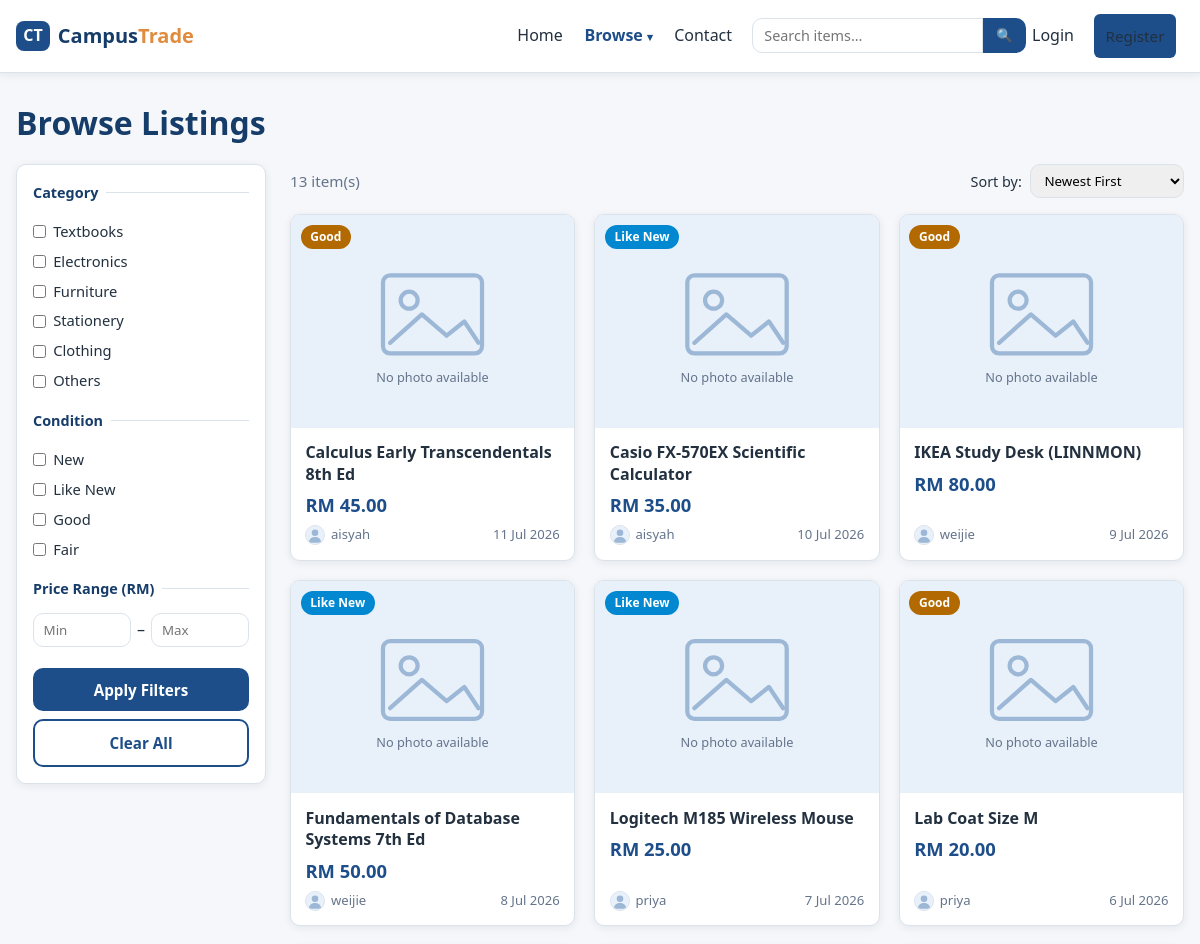
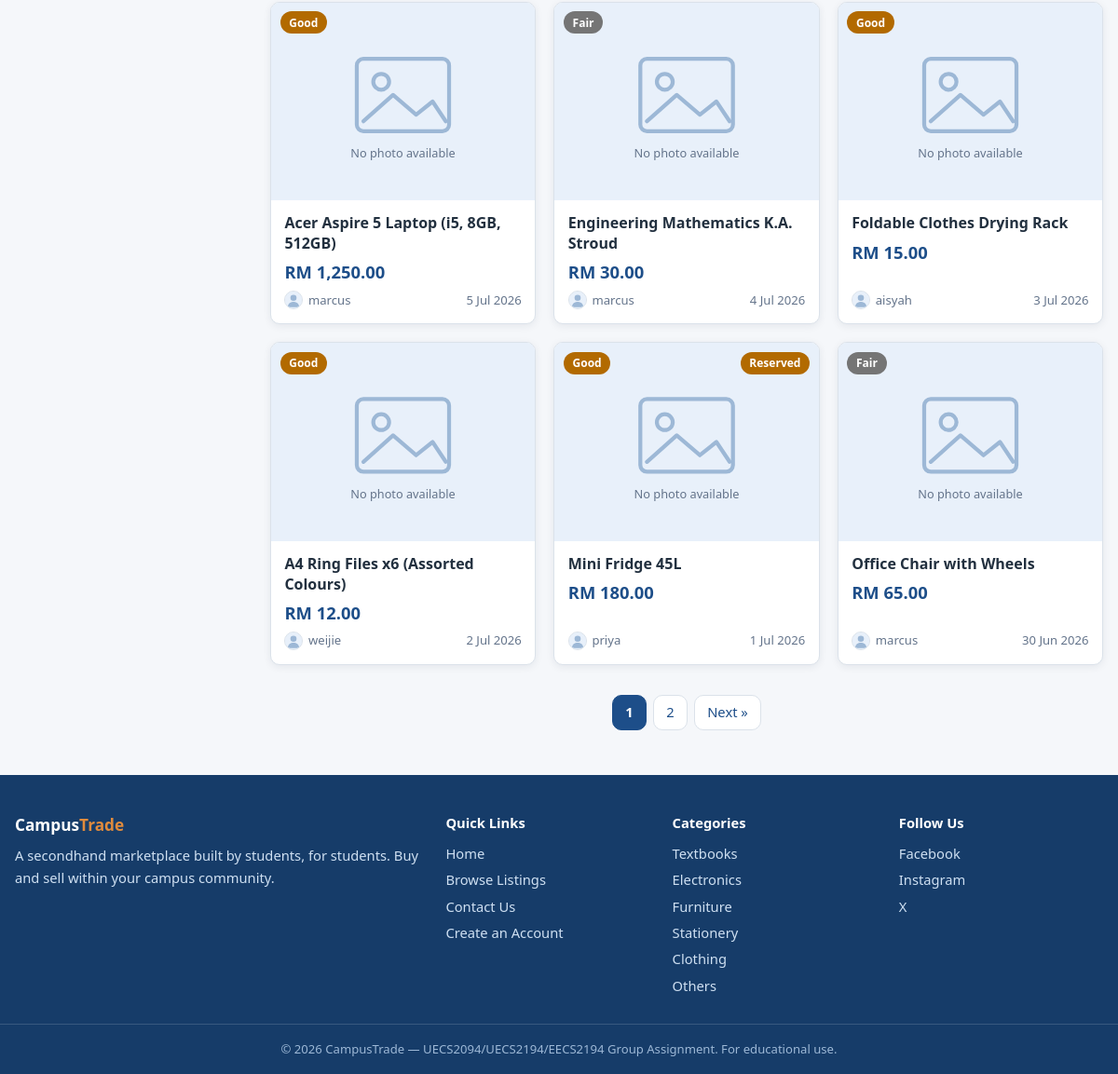
Screenshot of /browse.php with the database file from the repository (2 pictures, top to bottom).
### tables this page shows
CREATE TABLE listings (
  listing_id     INT AUTO_INCREMENT PRIMARY KEY,
  user_id        INT NOT NULL,
  title          VARCHAR(100) NOT NULL,
  description    TEXT NOT NULL,
  price          DECIMAL(10,2) NOT NULL,
  category       VARCHAR(50) NOT NULL,
  item_condition ENUM('New','Like New','Good','Fair') NOT NULL,
  image          VARCHAR(255) NULL,
  status         ENUM('Available','Sold','Reserved') NOT NULL DEFAULT 'Available',
  created_at     DATETIME NOT NULL DEFAULT CURRENT_TIMESTAMP,
  updated_at     DATETIME NULL ON UPDATE CURRENT_TIMESTAMP,
  CONSTRAINT fk_listings_user FOREIGN KEY (user_id)
    REFERENCES users(user_id) ON DELETE CASCADE
);

CREATE TABLE users (
  user_id       INT AUTO_INCREMENT PRIMARY KEY,
  username      VARCHAR(50)  NOT NULL UNIQUE,
  email         VARCHAR(100) NOT NULL UNIQUE,
  password      VARCHAR(255) NOT NULL,
  phone         VARCHAR(20)  NULL,
  profile_image VARCHAR(255) NOT NULL DEFAULT 'default.png',
  qr_image      VARCHAR(255) NULL,
  role          ENUM('user','admin') NOT NULL DEFAULT 'user',
  created_at    DATETIME NOT NULL DEFAULT CURRENT_TIMESTAMP
);

### includes/functions.php (called while the page is built, shortened)
<?php
function e(?string $value): string
{
    return htmlspecialchars($value ?? '', ENT_QUOTES, 'UTF-8');
}
function format_price(float $price): string
{
    return 'RM ' . number_format($price, 2);
}
function format_date(string $datetime): string
{
    return date('j M Y', strtotime($datetime));
}
function condition_class(string $condition): string
{
    return 'badge-' . strtolower(str_replace(' ', '-', $condition));
}
function listing_image(?string $image): string
{
    return 'images/placeholder.svg';
}
function user_avatar(?string $image): string
{
    return 'images/avatar.svg';
}
function build_query(array $overrides): string
{
    $params = array_merge($_GET, $overrides);
    $params = array_filter($params, fn($v) => $v !== '' && $v !== null);
    return http_build_query($params);
}

### browse.php (the view, shortened to what this page needs)
<?php
require_once __DIR__ . '/includes/db.php';
$raw_category = $_GET['category'] ?? [];
$selected_categories = is_array($raw_category) ? $raw_category : [$raw_category];
$selected_categories = array_values(array_intersect($selected_categories, CATEGORIES));
$raw_condition = $_GET['condition'] ?? [];
$selected_conditions = is_array($raw_condition) ? $raw_condition : [$raw_condition];
$selected_conditions = array_values(array_intersect($selected_conditions, CONDITIONS));
$min_price = ($_GET['min_price'] ?? '') !== '' ? max(0, (float) $_GET['min_price']) : null;
$max_price = ($_GET['max_price'] ?? '') !== '' ? max(0, (float) $_GET['max_price']) : null;
$sort_options = [
    'newest'     => ['label' => 'Newest First',       'sql' => 'l.created_at DESC'],
    'price_asc'  => ['label' => 'Price: Low to High', 'sql' => 'l.price ASC'],
    'price_desc' => ['label' => 'Price: High to Low', 'sql' => 'l.price DESC'],
];
$sort = isset($sort_options[$_GET['sort'] ?? '']) ? $_GET['sort'] : 'newest';
$page = max(1, (int) ($_GET['page'] ?? 1));
$where  = ["l.status <> 'Sold'"];
$params = [];
$types  = '';
$where_sql = implode(' AND ', $where);
$stmt = $conn->prepare("SELECT COUNT(*) FROM listings l WHERE $where_sql");
$stmt->execute();
$total_items = (int) $stmt->get_result()->fetch_row()[0];
$total_pages = max(1, (int) ceil($total_items / ITEMS_PER_PAGE));
$page = min($page, $total_pages);
$offset = ($page - 1) * ITEMS_PER_PAGE;
$sql = "SELECT l.listing_id, l.title, l.price, l.item_condition, l.image, l.status, l.created_at, u.username, u.profile_image
        FROM listings l
        JOIN users u ON l.user_id = u.user_id
        WHERE $where_sql
        ORDER BY {$sort_options[$sort]['sql']}
        LIMIT ? OFFSET ?";
$stmt = $conn->prepare($sql);
$limit = ITEMS_PER_PAGE;
$page_params = $params;
$page_params[] = $limit;
$page_params[] = $offset;
$page_types = $types . 'ii';
$stmt->bind_param($page_types, ...$page_params);
$stmt->execute();
$listings = $stmt->get_result()->fetch_all(MYSQLI_ASSOC);
require_once __DIR__ . '/includes/header.php';
?>
<div class="container">
    <h1 class="page-title">Browse Listings</h1>
    <div class="browse-layout">
        <aside class="filter-sidebar">
            <form method="get" action="browse.php" class="filter-form" id="filterForm">
                <fieldset>
                    <legend>Category</legend>
                    <?php foreach (CATEGORIES as $cat): ?>
                        <label class="checkbox-label">
                            <input type="checkbox" name="category[]" value="<?= e($cat) ?>"
                                <?= in_array($cat, $selected_categories, true) ? 'checked' : '' ?>>
                            <?= e($cat) ?>
                        </label>
                    <?php endforeach; ?>
                </fieldset>
                <fieldset>
                    <legend>Condition</legend>
                    <?php foreach (CONDITIONS as $cond): ?>
                        <label class="checkbox-label">
                            <input type="checkbox" name="condition[]" value="<?= e($cond) ?>"
                                <?= in_array($cond, $selected_conditions, true) ? 'checked' : '' ?>>
                            <?= e($cond) ?>
                        </label>
                    <?php endforeach; ?>
                </fieldset>
                <fieldset>
                    <legend>Price Range (RM)</legend>
                    <div class="price-inputs">
                        <input type="number" name="min_price" min="0" step="0.01" placeholder="Min"
                               value="<?= $min_price !== null ? e((string) $min_price) : '' ?>" aria-label="Minimum price">
                        <span>&ndash;</span>
                        <input type="number" name="max_price" min="0" step="0.01" placeholder="Max"
                               value="<?= $max_price !== null ? e((string) $max_price) : '' ?>" aria-label="Maximum price">
                    </div>
                </fieldset>
                <button type="submit" class="btn btn-primary btn-block">Apply Filters</button>
                <a href="browse.php" class="btn btn-outline btn-block">Clear All</a>
            </form>
        </aside>
        <section class="browse-results">
            <div class="browse-toolbar">
                <span class="muted"><?= $total_items ?> item(s)</span>
                <form method="get" action="browse.php" class="sort-form">
                    <label for="sort">Sort by:</label>
                    <select name="sort" id="sort" onchange="this.form.submit()">
                        <?php foreach ($sort_options as $key => $opt): ?>
                            <option value="<?= e($key) ?>" <?= $key === $sort ? 'selected' : '' ?>><?= e($opt['label']) ?></option>
                        <?php endforeach; ?>
                    </select>
                </form>
            </div>
            <?php if (!$listings): ?>
                <div class="empty-state">
                    <p><strong>No items match your search.</strong></p>
                    <p>Try removing some filters or using different keywords.</p>
                    <a href="browse.php" class="btn btn-primary">View All Listings</a>
                </div>
            <?php else: ?>
                <div class="card-grid">
                    <?php foreach ($listings as $item): ?>
                        <a class="item-card <?= $item['status'] === 'Reserved' ? 'is-reserved' : '' ?>"
                           href="item.php?id=<?= (int) $item['listing_id'] ?>">
                            <div class="item-image">
                                <img src="<?= e(listing_image($item['image'])) ?>" alt="<?= e($item['title']) ?>">
                                <span class="badge <?= condition_class($item['item_condition']) ?>"><?= e($item['item_condition']) ?></span>
                                <?php if ($item['status'] === 'Reserved'): ?>
                                    <span class="badge status-reserved">Reserved</span>
                                <?php endif; ?>
                            </div>
                            <div class="item-body">
                                <h3 class="item-title"><?= e($item['title']) ?></h3>
                                <p class="item-price"><?= format_price((float) $item['price']) ?></p>
                                <p class="item-meta">
                                    <span class="seller-chip">
                                        <img src="<?= e(user_avatar($item['profile_image'])) ?>" alt="" class="avatar avatar-xs">
                                        <?= e($item['username']) ?>
                                    </span>
                                    <span><?= format_date($item['created_at']) ?></span>
                                </p>
                            </div>
                        </a>
                    <?php endforeach; ?>
                </div>
                <?php if ($total_pages > 1): ?>
                    <nav class="pagination" aria-label="Pagination">
                        <?php for ($p = 1; $p <= $total_pages; $p++): ?>
                            <?php if ($p === $page): ?>
                                <span class="current"><?= $p ?></span>
                            <?php else: ?>
                                <a href="browse.php?<?= e(build_query(['page' => $p])) ?>"><?= $p ?></a>
                            <?php endif; ?>
                        <?php endfor; ?>
                        <?php if ($page < $total_pages): ?>
                            <a href="browse.php?<?= e(build_query(['page' => $page + 1])) ?>">Next &raquo;</a>
                        <?php endif; ?>
                    </nav>
                <?php endif; ?>
            <?php endif; ?>
        </section>
    </div>
</div>
<?php require_once __DIR__ . '/includes/footer.php'; ?>

### rows the page displays
listings: item_condition "Good", title "Calculus Early Transcendentals 8th Ed", price "RM 45.00", user.username "aisyah", created_at "11 Jul 2026"
listings: item_condition "Like New", title "Casio FX-570EX Scientific Calculator", price "RM 35.00", user.username "aisyah", created_at "10 Jul 2026"
listings: item_condition "Good", title "IKEA Study Desk (LINNMON)", price "RM 80.00", user.username "weijie", created_at "9 Jul 2026"
listings: item_condition "Like New", title "Fundamentals of Database Systems 7th Ed", price "RM 50.00", user.username "weijie", created_at "8 Jul 2026"
listings: item_condition "Like New", title "Logitech M185 Wireless Mouse", price "RM 25.00", user.username "priya", created_at "7 Jul 2026"
listings: item_condition "Good", title "Lab Coat Size M", price "RM 20.00", user.username "priya", created_at "6 Jul 2026"
listings: item_condition "Good", title "Acer Aspire 5 Laptop (i5, 8GB, 512GB)", price "RM 1,250.00", user.username "marcus", created_at "5 Jul 2026"
listings: item_condition "Fair", title "Engineering Mathematics K.A. Stroud", price "RM 30.00", user.username "marcus", created_at "4 Jul 2026"
listings: item_condition "Good", title "Foldable Clothes Drying Rack", price "RM 15.00", user.username "aisyah", created_at "3 Jul 2026"
listings: item_condition "Good", title "A4 Ring Files x6 (Assorted Colours)", price "RM 12.00", user.username "weijie", created_at "2 Jul 2026"
listings: item_condition "Good", status "Reserved", title "Mini Fridge 45L", price "RM 180.00", user.username "priya", created_at "1 Jul 2026"
listings: item_condition "Fair", title "Office Chair with Wheels", price "RM 65.00", user.username "marcus", created_at "30 Jun 2026"

### other values shown
$cat "Textbooks"
$cat "Electronics"
$cat "Furniture"
$cat "Stationery"
$cat "Clothing"
$cat "Others"
$cond "New"
$cond "Like New"
$cond "Good"
$cond "Fair"
$total_items "13"
form field sort "Newest First"
